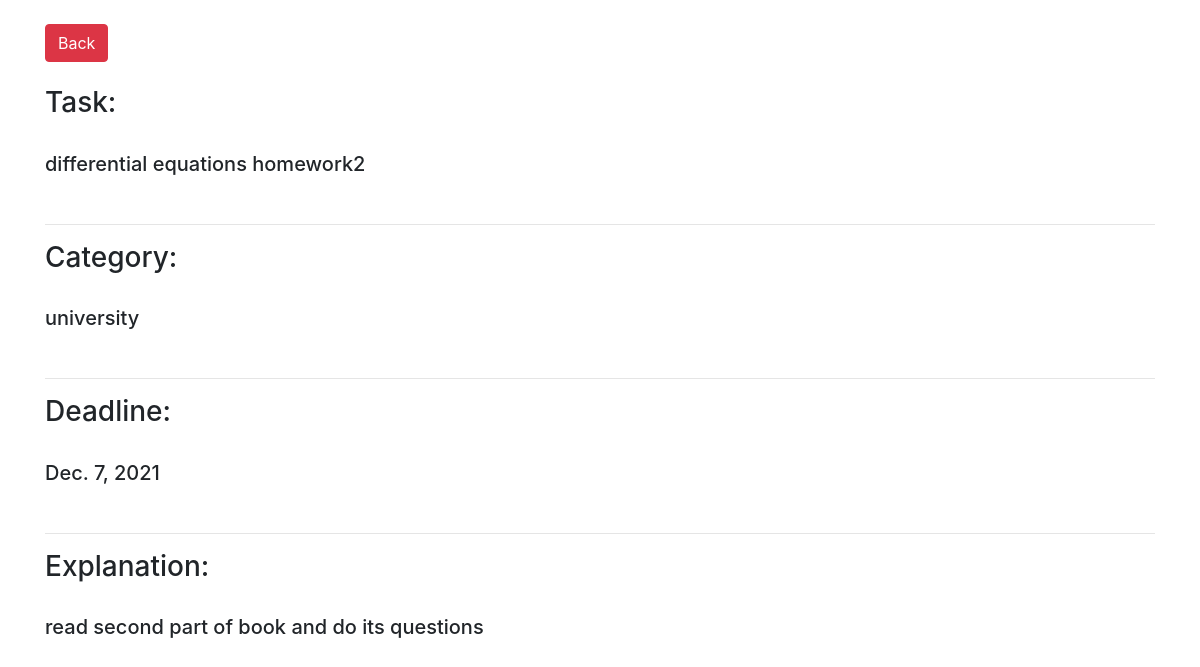
The app's page /11/ with its own data.
### todo/models.py (models this page shows, shortened)
class Task(models.Model):
    priorities = (
        ("High","1"),
        ("Medium","2"),
        ("Low","3"),
    )
    title = models.CharField(max_length=100, blank=False)
    explanation = models.TextField(blank=False)
    category = models.ForeignKey(Category, on_delete=models.CASCADE)
    priority = models.CharField(max_length=6, choices=priorities, default="Medium")
    deadline = models.DateField(blank=False)

class Category(models.Model):
    category = models.CharField(max_length=3, unique=True)
    def __str__(self) :
        return self.category

### todo/views.py (the view)
# urls.py: path('<int:pk>/', TaskDetail.as_view(), name="tasks_explanation"),
class TaskDetail(DetailView):
    model = Task
    template_name = 'todo/tasks_explanation.html'

### templates/todo/tasks_explanation.html (shortened to what this page needs)
<!DOCTYPE html>
<html lang="en">
<head>
    <link rel="stylesheet"
    href="https://maxcdn.bootstrapcdn.com/bootstrap/4.0.0/css/bootstrap.min.css"
>
</head>
<body>
    <div class="container mt-4">
        <a class="btn btn-danger" href="{% url 'tasks' %}">Back</a>
        <div>
        <br>
        <h3>Task: </h1>
        <br>
        <h5>{{task.title}}</h5>
        </div>
        <br>
        <hr>
        <div>
        <h3>Category:</h3>
        <br>
        <h5> {{task.category}}</h5></div>
        <br>
        <hr>
        <div>
        <h3>Deadline:</h3>
        <br>
        <h5>{{task.deadline}}</h5></div>
        <br>
        <hr>
        <h3>Explanation: </h3>
        <br>
        <div>
        <h5>{{task.explanation}}</h5>
        </div>
    </div>
</body>
</html>

### records on screen
Task: title "differential equations homework2", category "university", deadline "Dec. 7, 2021", explanation "read second part of book and do its questions"
